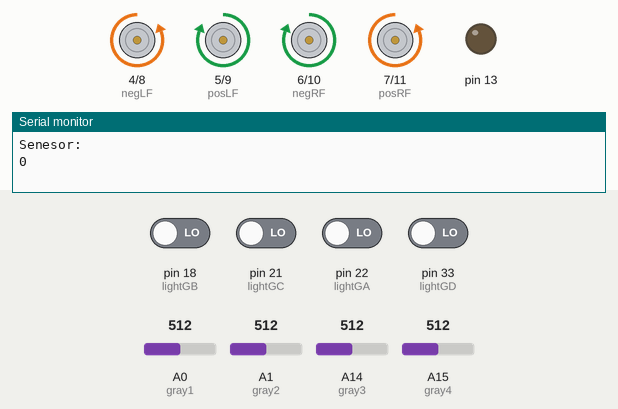
Recording of a sketch running on a simulated Arduino Mega 2560, built with avr-gcc and run on an emulated ATmega2560. On the bench: motor-driver pin pairs drawn as motors (green arrow = first pin HIGH = forward, orange = second pin HIGH = backward, longer = more drive), output pins drawn as LEDs (lit = HIGH), the last lines printed to the serial monitor. The test bench sets the inputs (shaded band); at power-on: pin 18 (lightGB), pin 21 (lightGC), pin 22 (lightGA), pin 33 (lightGD) LOW, A15 (gray4) = 512, A0 (gray1) = 512, A14 (gray3) = 512, A1 (gray2) = 512.

Above: at 4.5 s.
4.6 s: A15 (gray4) set to 537
6.1 s: A15 (gray4) set to 553
At 6.9 s:
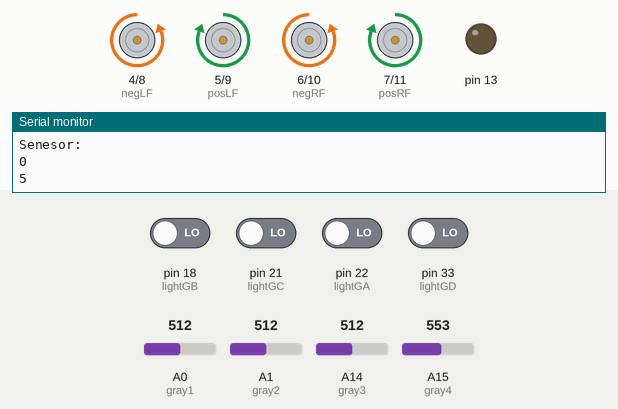
9.1 s: A15 (gray4) set to 306
At 10.3 s:
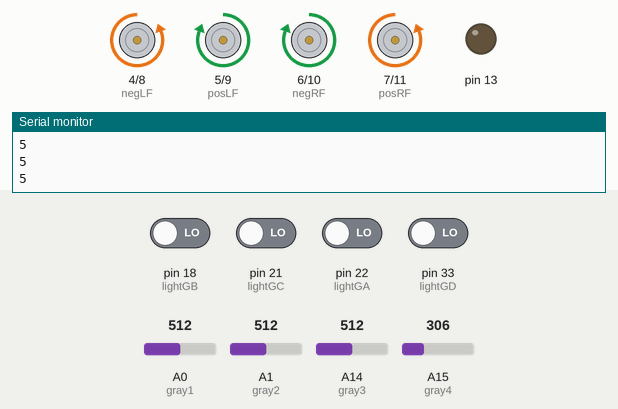
10.6 s: A0 (gray1) set to 531
At 11.3 s:
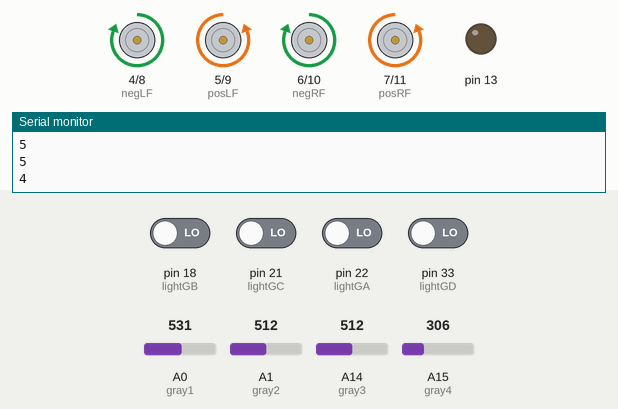
13.6 s: A14 (gray3) set to 481
At 14.28 s:
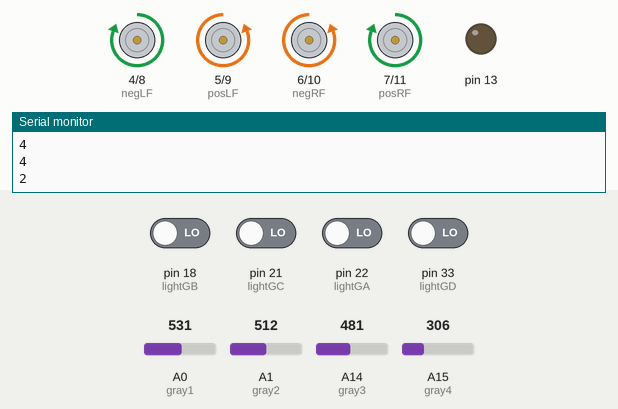
16.6 s: pin 22 (lightGA) driven HIGH
At 17.3 s:
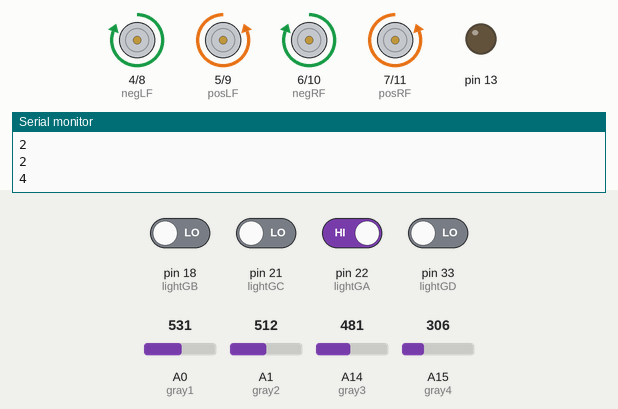
Timing chart, 0 to 19.6 s (numbered marks = the images above; inputs shaded):
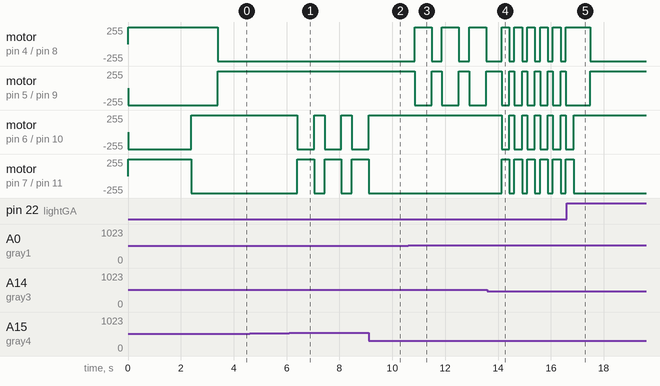

The sketch:

transmission.ino
```cpp
/*
 Name:    Final_program.ino
 Created: 2020/12/15 22:55:49
 Author:  NicholasYe
*/

#include <math.h>
#include <Servo.h>
#include <Wire.h>
#include <VL53L1X.h>

const int negLF = 4;//左前负极
const int posLF = 5;//左前正极
const int negRF = 6;//右前负极
const int posRF = 7;//右前正极

const int negLB = 8;//左后负极
const int posLB = 9;//左后正极
const int negRB = 10;//右后负极
const int posRB = 11;//右后正极

const int gray1 = A0;//灰度传感器GR1（车左前）
int graynum1;//灰度传感器返回数值
int* level1 = NULL;//存储灰度传感器数值graynum的指针

const int gray2 = A1;//灰度传感器GR2（车右前)
int graynum2;
int* level2 = NULL;

const int gray3 = A14;//灰度传感器GR3（车左后）
int graynum3;
int* level3 = NULL;

const int gray4 = A15;//灰度传感器GR4（车右后）
int graynum4;
int* level4 = NULL;

const int lightGA = 22;//光电传感器GA前上
int lightnumGA;//光电传感器GA返回数值
int* ligGA = NULL;//存储光电传感器数值lightnumGA的指针

const int lightGB = 18;//光电传感器GB左
int lightnumGB;
int* ligGB = NULL;

const int lightGC = 21;//光电传感器GC右
int lightnumGC;
int* ligGC = NULL;

const int lightGD = 33;//光电传感器GD后
int lightnumGD;
int* ligGD = NULL;

//const int lightGE = 45;//光电传感器GE后上
//int lightnumGE;
//int* ligGE = NULL;

const int trigCA = 49;//超声波传感器CA(左前)
const int echoCA = 50;
float distanceCA;//A传感器返回距离
float* disCA = NULL;//存储超声波传感器数值distance的指针

const int trigCB = 17;//超声波传感器CB（右前）
const int echoCB = 16;
float distanceCB;
float* disCB = NULL;

Servo myservo_left;  // 定义Servo对象来控制舵机
int pos_left = 0;    // 角度存储变量

Servo myservo_right;  // 定义Servo对象来控制舵机
int pos_right = 0;    // 角度存储变量

boolean on_stage = false;//判断小车是否在台上
boolean defend = false;//判断小车是否需要防御

VL53L1X sensor;//ToF红外传感器
int* tof_feedback = NULL;
int tof_temp;

//场外参数

//攻击返回边界灰度值
int attack_gray_edge = 900;

//循环比较参数值
int circle_compare = 25;

// the setup function runs once when you press reset or power the board
void setup()
{
    Serial.begin(9600);//打开接口9600
    Serial.println("Senesor:");

    //ToF红外传感器
    //ToF传感器的函数
    //sensor.read();

    //Serial.begin(115200);//打开接口115200

    // Use long distance mode and allow up to 50000 us (50 ms) for a measurement.
    // You can change these settings to adjust the performance of the sensor, but
    // the minimum timing budget is 20 ms for short distance mode and 33 ms for
    // medium and long distance modes. See the VL53L1X datasheet for more
    // information on range and timing limits.

    sensor.setDistanceMode(VL53L1X::Long);
    sensor.setMeasurementTimingBudget(50000);
    // Start continuous readings at a rate of one measurement every 50 ms (the
    // inter-measurement period). This period should be at least as long as the
    // timing budget.
    sensor.startContinuous(50);

    pinMode(negLF, OUTPUT);//引脚3
    pinMode(posLF, OUTPUT);//引脚4
    pinMode(negRF, OUTPUT);//引脚5
    pinMode(posRF, OUTPUT);//引脚6

    pinMode(negLB, OUTPUT);//引脚9
    pinMode(posLB, OUTPUT);//引脚10
    pinMode(negRB, OUTPUT);//引脚11
    pinMode(posRB, OUTPUT);//引脚12

    pinMode(gray1, INPUT);//灰度传感器GR1
    pinMode(gray2, INPUT);//灰度传感器GR2
    pinMode(gray3, INPUT);//灰度传感器GR3
    pinMode(gray4, INPUT);//灰度传感器GR4

    pinMode(lightGA, INPUT);//光电传感器GA
    digitalWrite(lightGA, LOW);
    pinMode(lightGB, INPUT);//光电传感器GB
    digitalWrite(lightGB, LOW);
    pinMode(lightGC, INPUT);//光电传感器GC
    digitalWrite(lightGC, LOW);
    pinMode(lightGD, INPUT);//光电传感器GD
    digitalWrite(lightGD, LOW);
    //pinMode(lightGE, INPUT);//光电传感器GD
    //digitalWrite(lightGE, LOW);

    pinMode(trigCA, OUTPUT);//超声波传感器CA
    pinMode(echoCA, INPUT);
    pinMode(trigCB, OUTPUT);//超声波传感器CB
    pinMode(echoCB, INPUT);


    //myservo_left.attach(42);  //舵机控制线连接引脚
    //myservo_left.write(180);
    //delay(1800);

    //myservo_right.attach(45);//舵机控制线连接引脚
    //myservo_right.write(0);
    //delay(1800);

    pinMode(LED_BUILTIN, OUTPUT);//LED闪烁

}


void loop()
{


    GA();
    GB();
    GC();
    GD();
    //Serial.print(*ligGA);
    //Serial.print("\t");
    //Serial.print(*ligGB);
    //Serial.print("\t");
    //Serial.print(*ligGC);
    //Serial.print("\t");
    Serial.print(*ligGD);
    //Serial.print("\t");
    Serial.println();

//   Gray_all();

  if(*ligGD==0)
  {
    start_temp();
  }
}

int start_temp()
{

    //单轮初始化
    back();
    delay(2400);
    rotate_counterclockwise();
    delay(1000);
    forward();
    delay(300);

    while (1)
    {
        return_center();
    }
}


//灰度传感器一起测定
int Gray_all()
{
    int gray_void_num1[201] = { 0 };
    int gray_void_num2[201] = { 0 };
    int gray_void_num3[201] = { 0 };
    int gray_void_num4[201] = { 0 };

    for (int m = 0; m < 201; m++)
    {
        gray_void_num1[m] = analogRead(0);
        gray_void_num2[m] = analogRead(1);
        gray_void_num3[m] = analogRead(14);
        gray_void_num4[m] = analogRead(15);
    }

    graynum1 = quickSort(gray_void_num1, 0, 200);
    graynum2 = quickSort(gray_void_num2, 0, 200) + 4;
    graynum3 = quickSort(gray_void_num3, 0, 200) + 35;
    graynum4 = quickSort(gray_void_num4, 0, 200) +2;

    level1 = &graynum1;
    level2 = &graynum2;
    level3 = &graynum3;
    level4 = &graynum4;

}

//回归中心函数
int return_center()
{
  Gray_all();
    GA();
    GB();
    GC();
    GD();


    if ((*level1 > *level3) && (*level2 > *level4) && (*ligGA == 0))
    {
        Serial.print("2");
        Serial.println();
        do
        {
            forward();
            Gray_all();
        } while ((*level1 > attack_gray_edge) && (*level2 > attack_gray_edge));
        back();
        delay(100);
    }


    //车子左侧靠中心
    else  if ((*level1 > *level2) && (*level3 > *level4))
    {
        Serial.print("4");
        Serial.println();
        rotate_counterclockwise();
        delay(640);
        do
        {
            forward();
            Gray_all();
        } while ((*level1 > *level3) && (*level2 > *level4));
        forward();
        delay(5);
    }

    //车子右侧靠中心
    else if ((*level1 < *level2) && (*level3 < *level4))
    {
        Serial.print("5");
        Serial.println();
        rotate_clockwise();
        delay(640);
        do
        {
            forward();
            Gray_all();
        } while ((*level1 > *level3) && (*level2 > *level4));
        forward();
        delay(5);
    }

    //车子面向中心
    else if ((*level1 > *level3) && (*level2 > *level4))
    {
        Serial.print("1");
        Serial.println();
        do
        {
            forward();
            delay(5);
            Gray_all();
        } while ((*level1 > *level3) && (*level2 > *level4));
        forward();
        delay(5 );
    }


    ////车子左上靠里
    //else if ((*level1 > *level4) && (abs(*level2 - *level3) < 25))
    //{
    //    Serial.print("6");
    //    Serial.println();
    //    rotate_counterclockwise();
    //    delay(320);
    //    do
    //    {
    //        forward();
    //        Gray_all();
    //    } while ((*level1 > *level3) && (*level2 > *level4));
    //    forward();
    //    delay(50);
    //}
    ////车子右上靠里
    //else if ((*level2 > *level3) && (abs(*level1 - *level4) < 25))
    //{
    //    Serial.print("7");
    //    Serial.println();
    //    rotate_clockwise();
    //    delay(320);
    //    do
    //    {
    //        forward();
    //        Gray_all();
    //    } while ((*level1 > *level3) && (*level2 > *level4));
    //    forward();
    //    delay(50);
    //}
    ////车子左下靠里
    //else if ((*level3 > *level2) && (abs(*level1 - *level4) < 25))
    //{
    //    rotate_clockwise();
    //    delay(320);
    //    do
    //    {
    //        back();
    //        Gray_all();
    //    } while ((*level1 < *level3) && (*level2 < *level4));
    //    back();
    //    delay(50);
    //}
    ////车子右下靠里
    //else if ((*level1 < *level4) && (abs(*level2 - *level3) < 25))
    //{
    //    Serial.print("8");
    //    Serial.println();
    //    rotate_counterclockwise();
    //    delay(320);
    //    do
    //    {
    //        back();
    //        Gray_all();
    //    } while ((*level1 < *level3) && (*level2 < *level4));
    //    back();
    //    delay(50);
    //}
}


//数学函数

//取中值函数
int quickSortPartition(int s[], int l, int r) {
    //Swap(s[l], s[(l + r) / 2]); //若以中间数为基准，则先将中间的这个数和第一个数交换即可
    int i = l, j = r, x = s[l]; //将最左元素记录到x中
    while (i < j)
    {
        // 从右向左找第一个<x的数
        // 无需考虑下标越界
        while (i < j && s[j] >= x)
            j--;
        if (i < j)
            s[i++] = s[j]; //直接替换掉最左元素（已在x中存有备份）

        // 从左向右找第一个>x的数
        while (i < j && s[i] <= x)
            i++;
        if (i < j)
            //替换掉最右元素(已在最左元素中有备份）
            //最左元素一定被覆盖过，若没有，则表明右侧所有元素都>x，那么算法将终止
            s[j--] = s[i];
    }
    s[i] = x;  //i的位置放了x，所以其左侧都小于x，右侧y都大于x
    return i;
}

int quickSort(int s[], int l, int r)
{
    //数组左界<右界才有意义，否则说明都已排好，直接返回即可
    if (l >= r) {
        return s[100];
    }

    // 划分，返回基准点位置
    int i = quickSortPartition(s, l, r);

    // 递归处理左右两部分，i处为分界点，不用管i了
    quickSort(s, l, i - 1);
    quickSort(s, i + 1, r);

    return s[100];
}


//调整灰度函数
int gray_retest()
{
    Gray_all();

    //求数组内中位数
    int median1 = *level1;
    int median2 = *level2;
    int median3 = *level3;
    int median4 = *level4;


    // 串口输出函数
    Serial.print(median1);
    Serial.print("\t");
    Serial.print(median2);
    Serial.print("\t");
    Serial.print(median3);
    Serial.print("\t");
    Serial.print(median4);
    Serial.print("\t");
    Serial.print(on_stage);
    Serial.println();
}


//返回擂台
int back_stage()
{
    GA();
    GB();
    GC();
    GD();

    Serial.print(*ligGA);
    Serial.print("\t");
    Serial.print(*ligGB);
    Serial.print("\t");
    Serial.print(*ligGC);
    Serial.print("\t");
    Serial.print(*ligGD);
    Serial.print("\t");
    Serial.println();

    if (*ligGD == 0)//车面向擂台
    {
        forward();
        delay(1000);
    }
    else if (*ligGA == 0)//车背向擂台
    {
        back();
        delay(1000);
    }
    else if (*ligGB == 0)//车右边靠擂台
    {
        rotate_clockwise();
        delay(620);
        forward();
        delay(1000);
    }
    else if (*ligGC == 0)//车左边靠擂台
    {
        rotate_counterclockwise();
        delay(620);
        forward();
        delay(1000);
    }
}

//判断是否在擂台
void judge_stage()
{
    Gray_all();

    //求数组内中位数
    int median1 = *level1;
    int median2 = *level2;
    int median3 = *level3;
    int median4 = *level4;

    //// 串口输出函数
    // Serial.print(median1);
    // Serial.print("\t");
    // Serial.print(median2);
    // Serial.print("\t");
    // Serial.print(median3);
    // Serial.print("\t");
    // Serial.print(median4);
    // Serial.print("\t");
    // Serial.print(on_stage);
    // Serial.println();

     //循环比较
    if ((abs(median1 - median2) < circle_compare) && (abs(median2 - median3) < circle_compare) && (abs(median3 - median1) < circle_compare))
    {
        on_stage = true;
    }
    else if ((abs(median1 - median2) < circle_compare) && (abs(median2 - median4) < circle_compare) && (abs(median4 - median1) < circle_compare))
    {
        on_stage = true;
    }
    else if ((abs(median2 - median3) < circle_compare) && (abs(median3 - median4) < circle_compare) && (abs(median4 - median2) < circle_compare))
    {
        on_stage = true;
    }
    else if ((abs(median1 - median3) < circle_compare) && (abs(median3 - median4) < circle_compare) && (abs(median4 - median1) < circle_compare))
    {
        on_stage = true;
    }
    else
    {
        on_stage = false;
    }
}

//攻击小车函数
int attack_car()
{
    //舵机展开
    change_servo_angle();

    //进攻对方小车
    do
    {
        //锁定对方小车方向
        do
        {
            rotate_clockwise();
            tof_sensor();
        } while ((*tof_feedback > 90));
        brake();

        forward();
        CA();
        CB();
        Gray_all();
    } while ((*level1 > attack_gray_edge) && (*level2 > attack_gray_edge) && (*level3 > attack_gray_edge) && (*level4 > attack_gray_edge));

    //舵机回收
    back_servo_angle();
}

//int fully_attack()
//{
//    //舵机展开
//    change_servo_angle();
//
//    Gray_all();
//    if (on_stage == false);
//    {
//        goto gg;
//    }
//
//    //重新攻击
//    restart:
//    //车子面向中心
//    if ((*level1 > *level3) && (*level2 > *level4))
//    {
//        do
//        {
//            forward();
//            Gray_all();
//        } while ((*level1 > *level3) && (*level2 > *level4));
//        forward();
//        delay(50);
//    }
//    //车子背离中心
//    else if ((*level1 < *level3) && (*level2 < *level4))
//    {
//        do
//        {
//            back();
//            Gray_all();
//        } while ((*level1 < *level3) && (*level2 < *level4));
//        back();
//        delay(50);
//    }
//    //车子左侧靠中心
//    else if ((*level1 > *level2) && (*level3 > *level4))
//    {
//        rotate_counterclockwise_90();
//        do
//        {
//            forward();
//            Gray_all();
//        } while ((*level1 > *level3) && (*level2 > *level4));
//        forward();
//        delay(50);
//    }
//    //车子右侧靠中心
//    else if ((*level1 < *level2) && (*level3 < *level4))
//    {
//        rotate_clockwise_90();
//        do
//        {
//            forward();
//            Gray_all();
//        } while ((*level1 > *level3) && (*level2 > *level4));
//        forward();
//        delay(50);
//    }
//    //车子左上靠里
//    else if ((*level1 > *level4) && (abs(*level2 - *level3) < 25))
//    {
//        rotate_counterclockwise_45();
//        do
//        {
//            forward();
//            Gray_all();
//        } while ((*level1 > *level3) && (*level2 > *level4));
//        forward();
//        delay(50);
//    }
//    //车子右上靠里
//    else if ((*level2 > *level3) && (abs(*level1 - *level4) < 25))
//    {
//        rotate_clockwise_45();
//        do
//        {
//            forward();
//            Gray_all();
//        } while ((*level1 > *level3) && (*level2 > *level4));
//        forward();
//        delay(50);
//    }
//    //车子左下靠里
//    else if ((*level3 > *level2) && (abs(*level1 - *level4) < 25))
//    {
//        rotate_clockwise_45();
//        do
//        {
//            back();
//            Gray_all();
//        } while ((*level1 < *level3) && (*level2 < *level4));
//        back();
//        delay(50);
//    }
//    //车子右下靠里
//    else if ((*level1 < *level4) && (abs(*level2 - *level3) < 25))
//    {
//        rotate_counterclockwise_45();
//        rotate_clockwise_45();
//        do
//        {
//            back();
//            Gray_all();
//        } while ((*level1 < *level3) && (*level2 < *level4));
//        back();
//        delay(50);
//    }
//
//    Gray_all();
//    if (on_stage == false);
//    {
//        goto gg;
//    }
//
//    //进攻对方小车
//    do
//    {
//        //锁定对方小车方向
//        do
//        {
//            tof_sensor();
//            rotate_clockwise();
//            delay(40);
//        } while ((*tof_feedback > 90));
//
//        forward();
//        CA();
//        CB();
//        Gray_all();
//    } while ((*level1 > attack_gray_edge) && (*level2 > attack_gray_edge) && (*level3 > attack_gray_edge) && (*level4 > attack_gray_edge));
//
//    Gray_all();
//    if (on_stage == false);
//    {
//        goto gg;
//    }
//    if (on_stage == true);
//    {
//        goto restart;
//    }
//
//    //舵机回收
//    back_servo_angle();
//
//    //紧急跳转
//gg:
//    digitalWrite(LED_BUILTIN, HIGH);
//    delay(100);
//    digitalWrite(LED_BUILTIN, LOW);
//    delay(100);
//
//}


////用法
//int main()
//{
//    int a[21] = {};
//    quickSort(a, 0, 20);//注意最后一个参数是n-1
//}


//需调试小车移动函数

//前进函数
int forward()
{
    digitalWrite(posLF, HIGH);//左前向前
    digitalWrite(negLF, LOW);
    digitalWrite(posRF, LOW);//右前向前
    digitalWrite(negRF, HIGH);
    digitalWrite(posLB, LOW);//左后向前
    digitalWrite(negLB, HIGH);
    digitalWrite(posRB, HIGH);//右后向前
    digitalWrite(negRB, LOW);
}

//后退函数
int back()
{
    digitalWrite(posLF, LOW);//左前向前
    digitalWrite(negLF, HIGH);
    digitalWrite(posRF, HIGH);//右前向前
    digitalWrite(negRF, LOW);
    digitalWrite(posLB, HIGH);//左后向前
    digitalWrite(negLB, LOW);
    digitalWrite(posRB, LOW);//右后向前
    digitalWrite(negRB, HIGH);
}

//停止函数
int brake()
{
    digitalWrite(posLF, LOW);//左前停
    digitalWrite(negLF, LOW);
    digitalWrite(posRF, LOW);//右前停
    digitalWrite(negRF, LOW);
    digitalWrite(posLB, LOW);//左后停
    digitalWrite(negLB, LOW);
    digitalWrite(posRB, LOW);//右后停
    digitalWrite(negRB, LOW);
}

//顺时针旋转（600ms）

//顺时针旋转
int rotate_clockwise()
{
    digitalWrite(posLF, HIGH);//左前向前
    digitalWrite(negLF, LOW);
    digitalWrite(posRF, HIGH);//右前向后
    digitalWrite(negRF, LOW);
    digitalWrite(posLB, LOW);//左后向前
    digitalWrite(negLB, HIGH);
    digitalWrite(posRB, LOW);//右后向后
    digitalWrite(negRB, HIGH);
}

//逆时针旋转
int rotate_counterclockwise()
{
    digitalWrite(posLF, LOW);//左前向
    digitalWrite(negLF, HIGH);
    digitalWrite(posRF, LOW);//右前向
    digitalWrite(negRF, HIGH);
    digitalWrite(posLB, HIGH);//左后向
    digitalWrite(negLB, LOW);
    digitalWrite(posRB, HIGH);//右后向
    digitalWrite(negRB, LOW);
}

//左转
int left()
{
    digitalWrite(posLF, LOW);//左前向
    digitalWrite(negLF, LOW);
    digitalWrite(posRF, LOW);//右前向
    digitalWrite(negRF, HIGH);
    digitalWrite(posLB, LOW);//左后向
    digitalWrite(negLB, LOW);
    digitalWrite(posRB, HIGH);//右后向
    digitalWrite(negRB, LOW);
}

//右转
int right()
{
    digitalWrite(posLF, HIGH);//左前向
    digitalWrite(negLF, LOW);
    digitalWrite(posRF, LOW);//右前向
    digitalWrite(negRF, LOW);
    digitalWrite(posLB, LOW);//左后向
    digitalWrite(negLB, HIGH);
    digitalWrite(posRB, LOW);//右后向
    digitalWrite(negRB, LOW);
}


//改动接口时注意改动函数中analogRead();


//光电传感器GA
int GA()
{
    lightnumGA = digitalRead(lightGA);
    ligGA = &lightnumGA;
}

//光电传感器GB
int GB()
{
    lightnumGB = digitalRead(lightGB);
    ligGB = &lightnumGB;
}

//光电传感器GC
int GC()
{
    lightnumGC = digitalRead(lightGC);
    ligGC = &lightnumGC;
}

//光电传感器GD
int GD()
{
    lightnumGD = digitalRead(lightGD);
    ligGD = &lightnumGD;
}

////光电传感器GE
//int GE()
//{
//    lightnumGE = digitalRead(lightGE);
//    ligGE = &lightnumGE;
//}

//超声波检测CA
int CA()
{
    digitalWrite(trigCA, LOW);
    delayMicroseconds(2);
    digitalWrite(trigCA, HIGH);
    delayMicroseconds(10);
    digitalWrite(trigCA, LOW);
    distanceCA = (pulseIn(echoCA, HIGH) / 58.00);
    disCA = &distanceCA;
}

//超声波检测CB
int CB()
{
    digitalWrite(trigCB, LOW);
    delayMicroseconds(2);
    digitalWrite(trigCB, HIGH);
    delayMicroseconds(10);
    digitalWrite(trigCB, LOW);
    distanceCB = (pulseIn(echoCB, HIGH) / 58.00);
    disCB = &distanceCB;
}

//红外传感器
int tof_sensor()
{
    tof_temp = (sensor.read() / 10);
    tof_feedback = &tof_temp;
}
//int tof_sensor()
//{
//    int tof_distance = sensor.read();
//    tof_feedback = &tof_distance;
//}

//舵机旋转展开函数
int change_servo_angle()
{
    for (int i = 0; i < 180; i++)
    {
        myservo_left.write(180 - i);
        myservo_right.write(i);
        delay(10);
    }
}

//舵机旋转收回函数
int back_servo_angle()
{
    for (int i = 0; i < 180; i++)
    {
        myservo_left.write(i);
        myservo_right.write(180 - i);
        delay(10);
    }
}


// //the loop function runs over and over again until power down or reset
//void loop()
//{
//    judge_stage();
//    switch (on_stage)
//    {
//    case true://台上进攻
//        do
//        {
//            fully_attack();
//        } while (on_stage == true);
//        break;
//
//    case false://台下返回
//        do
//        {
//            back_stage();
//        } while(on_stage == false);
//        break;
//    }
//}
```

Measured:
- the behaviour switches between 545 and 546 on A15 (gray4) (found by bisection; images 0 and 1)
- the behaviour switches between 516 and 517 on A0 (gray1) (found by bisection; images 2 and 3)
- the behaviour switches between 496 and 495 on A14 (gray3) (found by bisection; images 3 and 4)
- after the input at 4.6 s, every drawn part: stays the same
- after the input at 6.1 s, motor on pin 6 (negRF) / pin 10 (negRB): alternates forward 255/255 for 0.39 s and backward 255/255 for 0.64 s, starting after 0.30 s; motor on pin 7 (posRF) / pin 11 (posRB): alternates forward 255/255 for 0.64 s and backward 255/255 for 0.39 s, starting after 0.30 s
- after the input at 9.1 s, motor on pin 6 (negRF) / pin 10 (negRB): goes on until 9.1 s, then stays forward 255/255; motor on pin 7 (posRF) / pin 11 (posRB): goes on until 9.1 s, then stays backward 255/255
- after the input at 10.6 s, motor on pin 4 (negLF) / pin 8 (negLB): alternates forward 255/255 for 0.64 s and backward 255/255 for 0.39 s, starting after 0.25 s; motor on pin 5 (posLF) / pin 9 (posLB): alternates forward 255/255 for 0.39 s and backward 255/255 for 0.64 s, starting after 0.25 s
- after the input at 13.6 s, motor on pin 4 (negLF) / pin 8 (negLB): alternates forward 255/255 for 0.29 s and backward 255/255 for 0.19 s, starting after 0.53 s; motor on pin 5 (posLF) / pin 9 (posLB): alternates forward 255/255 for 0.19 s and backward 255/255 for 0.29 s, starting after 0.53 s
- after the input at 16.6 s, motor on pin 6 (negRF) / pin 10 (negRB): goes on until 16.9 s, then stays forward 255/255; motor on pin 7 (posRF) / pin 11 (posRB): goes on until 16.9 s, then stays backward 255/255
